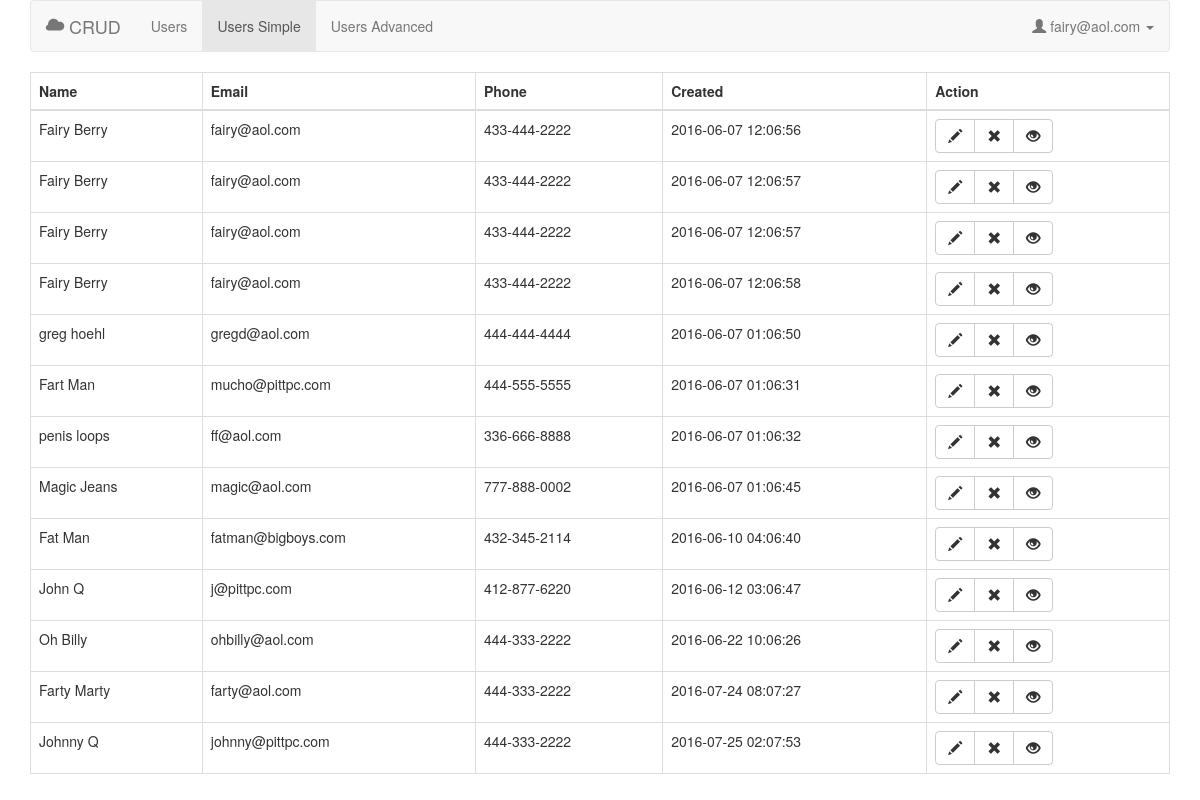
The app's page /users_simple.php (signed in) with its own data.
### tables this page shows
CREATE TABLE `users` (
  `user_id` int(10) NOT NULL,
  `email` varchar(100) NOT NULL,
  `password` varchar(100) NOT NULL,
  `first_name` varchar(100) NOT NULL,
  `last_name` varchar(100) NOT NULL,
  `phone` varchar(10) NOT NULL,
  `avatar` varchar(200) NOT NULL,
  `user_created` int(10) NOT NULL,
  `user_modified` int(10) NOT NULL,
  `activation_code` int(10) NOT NULL
);

### config.php (called while the page is built, shortened)
<?php
	$config_date_format = "Y-m-d h:m:s";
	$config_app_name = "CRUD";
?>

### includes/check_login.php (called while the page is built, shortened)
<?php
	$session_user_id = $_SESSION['user_id'];
	$sql = mysqli_query($mysqli,"SELECT * FROM users WHERE user_id = $session_user_id");
	$row = mysqli_fetch_array($sql);
	$session_email = $row['email'];
?>

### users_simple.php (the view, shortened to what this page needs)
<?php
	include "config.php";
	include "includes/header.php";
	include "includes/check_login.php";
	include "includes/nav.php";
	$sql = mysqli_query($mysqli,"SELECT * FROM users");
	$total_found_rows = mysqli_num_rows($sql);
?>
<?php
if($total_found_rows > 0) {
?>
<div class="table-responsive">
	<table class="table table-bordered table-hover">
	    <thead>
	        <tr>
	            <th>Name</th>
	            <th>Email</th>
	            <th>Phone</th>
				<th>Created</th>
				<th>Action</th>
			</tr>
		</thead>
	    <tbody>
	        <?php
				while($row = mysqli_fetch_array($sql)){
	                $user_id = $row['user_id'];
	                $first_name = $row['first_name'];
	                $last_name = $row['last_name'];
	                $email = $row['email'];
	                $phone = $row['phone'];
	                if(strlen($phone)>2){ $phone = substr($row['phone'],0,3)."-".substr($row['phone'],3,3)."-".substr($row['phone'],6,4);}
	                $user_created = date($config_date_format,$row['user_created']);
	                echo "
						<tr>
							<td>$first_name $last_name</td>
							<td>$email</td>
							<td>$phone</td>
							<td>$user_created</td>
							<td>
								<div class='btn-group'>
								    <a class='btn btn-default' href='edit_user.php?user_id=$user_id'><span class='glyphicon glyphicon-pencil'></span></a>
	                                <button class='btn btn-default delete_user' id='$user_id'><span class='glyphicon glyphicon-remove'></span></button>
	                                <a class='btn btn-default' href='user_details.php?user_id=$user_id'><span class='glyphicon glyphicon-eye-open'></span></a>
	                            </div>
							</td>
						</tr>
					";
				}
			?>
	    </tbody>
	</table>
</div>
<?php
	}else{
		echo "<div class='alert alert-warning'>No records found.</div>";
	}
include "includes/footer.php";
?>

### includes/nav.php (shortened to what this page needs)
<nav class="navbar navbar-default">
  <div class="navbar-header">
    <a class="navbar-brand" href="index.php"><span class="glyphicon glyphicon-cloud"></span> <?php echo "$config_app_name"; ?></a>
  </div>
  <div class="collapse navbar-collapse" id="navbar-collapse">
    <ul class="nav navbar-nav">
      <li><a href="users.php">Users</a></li>
      <li><a href="users_simple.php">Users Simple</a></li>
      <li><a href="users_advanced.php">Users Advanced</a></li>
    </ul>
    <ul class="nav navbar-nav navbar-right">
      <li class="dropdown">
        <a href="#" class="dropdown-toggle" data-toggle="dropdown"><i class="glyphicon glyphicon-user"></i> <?php echo "$session_email"; ?> <b class="caret"></b></a>
      </li>
    </ul>
  </div>
</nav>

### records on screen
users: email "fairy@aol.com", first_name "Fairy", last_name "Berry", phone "433-444-2222", user_created "2016-06-07 12:06:56"
users: first_name "Fairy", last_name "Berry", email "fairy@aol.com", phone "433-444-2222", user_created "2016-06-07 12:06:57"
users: first_name "Fairy", last_name "Berry", email "fairy@aol.com", phone "433-444-2222", user_created "2016-06-07 12:06:57"
users: first_name "Fairy", last_name "Berry", email "fairy@aol.com", phone "433-444-2222", user_created "2016-06-07 12:06:58"
users: first_name "greg", last_name "hoehl", email "gregd@aol.com", phone "444-444-4444", user_created "2016-06-07 01:06:50"
users: first_name "Fart", last_name "Man", email "mucho@pittpc.com", phone "444-555-5555", user_created "2016-06-07 01:06:31"
users: first_name "penis", last_name "loops", email "ff@aol.com", phone "336-666-8888", user_created "2016-06-07 01:06:32"
users: first_name "Magic", last_name "Jeans", email "magic@aol.com", phone "777-888-0002", user_created "2016-06-07 01:06:45"
users: first_name "Fat", last_name "Man", email "fatman@bigboys.com", phone "432-345-2114", user_created "2016-06-10 04:06:40"
users: first_name "John", last_name "Q", email "j@pittpc.com", phone "412-877-6220", user_created "2016-06-12 03:06:47"
users: first_name "Oh", last_name "Billy", email "ohbilly@aol.com", phone "444-333-2222", user_created "2016-06-22 10:06:26"
users: first_name "Farty", last_name "Marty", email "farty@aol.com", phone "444-333-2222", user_created "2016-07-24 08:07:27"
users: first_name "Johnny", last_name "Q", email "johnny@pittpc.com", phone "444-333-2222", user_created "2016-07-25 02:07:53"

### other values on screen
$config_app_name "CRUD"
